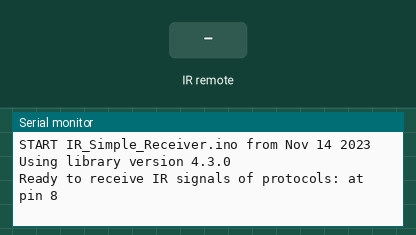
The sketch below on a simulated ATtiny85, built with avr-gcc and run on an emulated ATtiny85. Parts: the last lines printed to the serial monitor. The inputs (shaded band) are chosen by the test bench.

Above: at 1.2 s.
1.3 s: infrared code 0x1 received
At 2.4 s:
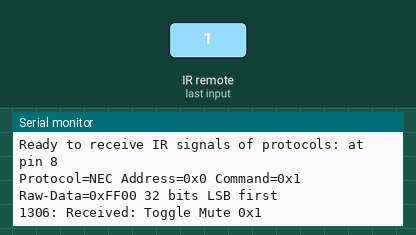
2.8 s: infrared code 0x2 received
At 3.6 s:
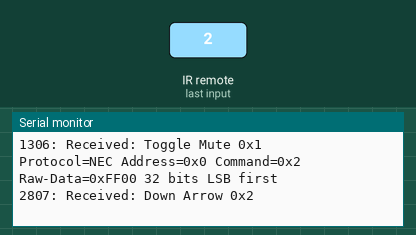
4.3 s: infrared code 0x3 received
At 4.7 s:
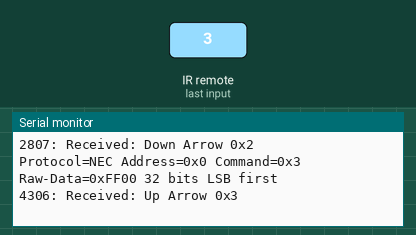
5.8 s: infrared code 0x7 received
At 7.0 s:
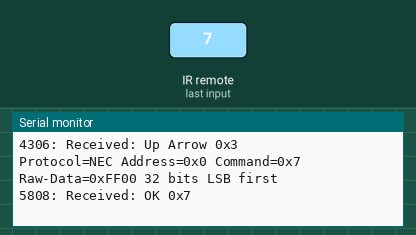
7.3 s: infrared code 0xB received
At 8.2 s:
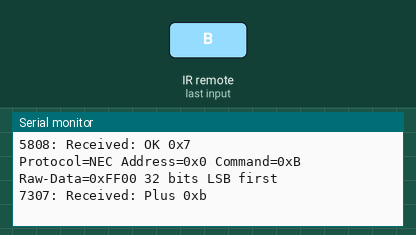
8.8 s: infrared code 0xE received
At 9.3 s:
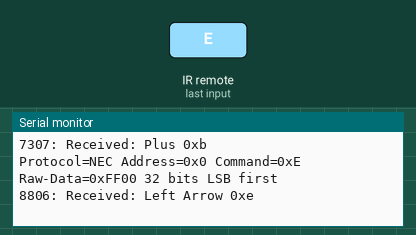
Timing chart, 0 to 11.3 s (numbered marks = the images above; inputs shaded):
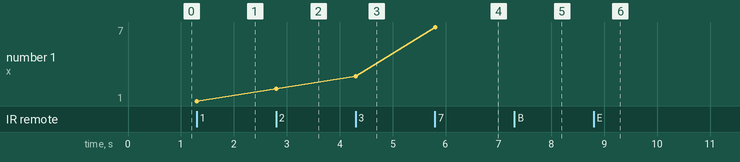

Measured:
- after the input at 1.3 s, the serial monitor: prints a new line at once (image 1)
- after the input at 2.8 s, the serial monitor: prints a new line at once (image 2)
- after the input at 4.3 s, the serial monitor: prints a new line at once (image 3)
- after the input at 5.8 s, the serial monitor: prints a new line at once (image 4)
- after the input at 7.3 s, the serial monitor: prints a new line at once (image 5)
- after the input at 8.8 s, the serial monitor: prints a new line at once (image 6)
- plotted number 1: 1 → 2 after the input at 2.8 s, 2 → 3 after the input at 4.3 s, 3 → 7 after the input at 5.8 s

The sketch:

IR_Simple_Receiver.ino
```cpp
// (licence header left out)
#include <Arduino.h>

/*
 * Specify which protocol(s) should be used for decoding.
 * If no protocol is defined, all protocols (except Bang&Olufsen) are active.
 * This must be done before the #include <IRremote.hpp>
 */
//#define DECODE_DENON        // Includes Sharp
//#define DECODE_JVC
//#define DECODE_KASEIKYO
//#define DECODE_PANASONIC    // alias for DECODE_KASEIKYO
//#define DECODE_LG
//#define DECODE_NEC          // Includes Apple and Onkyo. To enable all protocols , just comment/disable this line.
//#define DECODE_SAMSUNG
//#define DECODE_SONY
//#define DECODE_RC5
//#define DECODE_RC6

//#define DECODE_BOSEWAVE
//#define DECODE_LEGO_PF
//#define DECODE_MAGIQUEST
//#define DECODE_WHYNTER
//#define DECODE_FAST

//#define DECODE_DISTANCE_WIDTH // Universal decoder for pulse distance width protocols
//#define DECODE_HASH         // special decoder for all protocols

//#define DECODE_BEO          // This protocol must always be enabled manually, i.e. it is NOT enabled if no protocol is defined. It prevents decoding of SONY!

//#define DEBUG               // Activate this for lots of lovely debug output from the decoders.

//#define USE_THRESHOLD_DECODER  // May give slightly better results especially for jittering signals and protocols with short 1 pulses / pauses. Saves 110 bytes program memory.
//#define RAW_BUFFER_LENGTH  750 // For air condition remotes it may require up to 750. Default is 200.

/*
 * This include defines the actual pin number for pins like IR_RECEIVE_PIN, IR_SEND_PIN for many different boards and architectures
 */
#include "PinDefinitionsAndMore.h"
#include <IRremote.hpp>  // include the library

void setup() {
  Serial.begin(115200);

  // Just to know which program is running on my Arduino
  Serial.println(F("START " __FILE__ " from " __DATE__ "\r\nUsing library version " VERSION_IRREMOTE));

  // Start the receiver and if not 3. parameter specified, take LED_BUILTIN pin from the internal boards definition as default feedback LED
  IrReceiver.begin(IR_RECEIVE_PIN, ENABLE_LED_FEEDBACK);

  Serial.print(F("Ready to receive IR signals of protocols: "));
  printActiveIRProtocols(&Serial);
  Serial.println(F("at pin " STR(IR_RECEIVE_PIN)));
}

void displayreceivedvalue(int commandcode, String description) {
  String wkrString =  String(millis()) + ": Received: " + description + " 0x" + String(commandcode, HEX);
  Serial.println(wkrString);
}

void loop() {
  /*
     * Check if received data is available and if yes, try to decode it.
     * Decoded result is in the IrReceiver.decodedIRData structure.
     *
     * E.g. command is in IrReceiver.decodedIRData.command
     * address is in command is in IrReceiver.decodedIRData.address
     * and up to 32 bit raw data in IrReceiver.decodedIRData.decodedRawData
     */
  if (IrReceiver.decode()) {

    /*
         * Print a summary of received data
         */
    if (IrReceiver.decodedIRData.protocol == UNKNOWN) {
      Serial.println(F("Received noise or an unknown (or not yet enabled) protocol"));
      // We have an unknown protocol here, print extended info
      IrReceiver.printIRResultRawFormatted(&Serial, true);

      IrReceiver.resume();  // Do it here, to preserve raw data for printing with printIRResultRawFormatted()
    } else {
      IrReceiver.resume();  // Early enable receiving of the next IR frame

      IrReceiver.printIRResultShort(&Serial);
      IrReceiver.printIRSendUsage(&Serial);
    }
    Serial.println();

    /*
         * Finally, check the received data and perform actions according to the received command
         */
    if (IrReceiver.decodedIRData.flags & IRDATA_FLAGS_IS_REPEAT) {
      Serial.println(F("Repeat received. Here you can repeat the same action as before."));
    }


    switch (IrReceiver.decodedIRData.command) {
      case 0x1:
        displayreceivedvalue(IrReceiver.decodedIRData.command, String("Toggle Mute"));
        break;
      case 0x2:
        displayreceivedvalue(IrReceiver.decodedIRData.command, String("Down Arrow"));
        break;
      case 0x3:
        displayreceivedvalue(IrReceiver.decodedIRData.command, String("Up Arrow"));
        break;
      case 0x7:
        displayreceivedvalue(IrReceiver.decodedIRData.command, String("OK"));
        break;
      case 0xb:
        displayreceivedvalue(IrReceiver.decodedIRData.command, String("Plus"));
        break;
      case 0xe:
        displayreceivedvalue(IrReceiver.decodedIRData.command, String("Left Arrow"));
        break;
      case 0x13:
        displayreceivedvalue(IrReceiver.decodedIRData.command, String("List Menu"));
        break;
      case 0x14:
        displayreceivedvalue(IrReceiver.decodedIRData.command, String("Toggle Power"));
        break;
      case 0x1a:
        displayreceivedvalue(IrReceiver.decodedIRData.command, String("right Arrow"));
        break;
      case 0x48:
        displayreceivedvalue(IrReceiver.decodedIRData.command, String("Home"));
        break;
      case 0x58:
        displayreceivedvalue(IrReceiver.decodedIRData.command, String("Minus"));
        break;
      case 0x5c:
        displayreceivedvalue(IrReceiver.decodedIRData.command, String("Up Menu"));
        break;
      case 0x82:
        displayreceivedvalue(IrReceiver.decodedIRData.command, String("Mouse Click"));
        break;
      case 0x93:
        displayreceivedvalue(IrReceiver.decodedIRData.command, String("Blanks Screen??"));
        break;
      case 0x98:
        displayreceivedvalue(IrReceiver.decodedIRData.command, String("Switch Input"));
        break;
      default:
        displayreceivedvalue(IrReceiver.decodedIRData.command, String("Not Yet Mapped"));
        break;
    }
  }
}
```

Source omitted: PinDefinitionsAndMore.h (16502 bytes)
